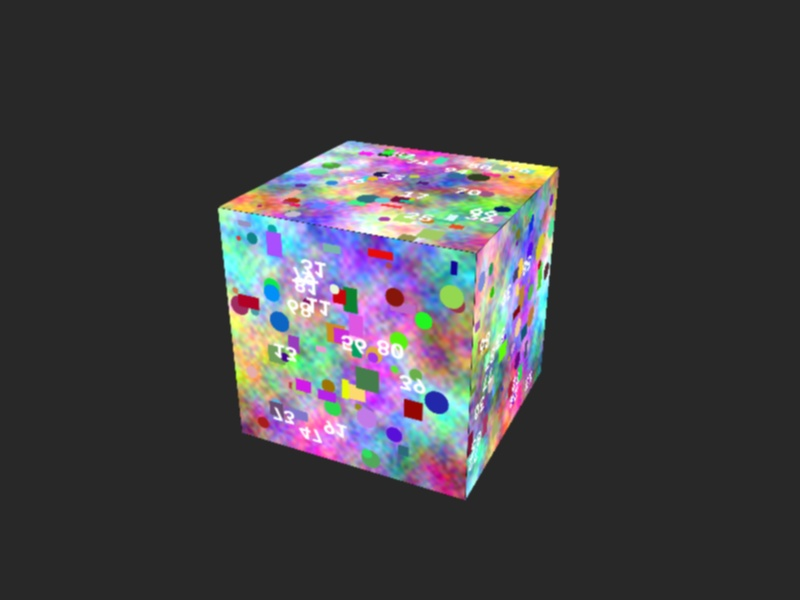
#> input picture SEGMENTATION/images/view1.jpg, 800 x 600 px; its folder holds 4 pictures in this run
$ python 'Implement Segmentation methods .PY'
#> lines starting #> are read from the running program, lines starting #| are printed output that depends on the picture
import glob
import os
import sys

import cv2
import numpy as np

HERE = os.path.dirname(os.path.abspath(__file__))
IMG_DIR = os.path.join(HERE, "images")
OUT_DIR = os.path.join(HERE, "output")
os.makedirs(OUT_DIR, exist_ok=True)


# ---------------- 1. SYNTHETIC IMAGE GENERATOR ----------------
# [74 lines left out: functions make_texture, look_at, generate_synthetic_images, not called in this run]


# ---------------- 2. LOAD IMAGES ----------------
def load_images():
    paths = []
    if os.path.isdir(IMG_DIR):
        for ext in ("*.jpg", "*.jpeg", "*.png", "*.JPG", "*.JPEG", "*.PNG"):
            paths += glob.glob(os.path.join(IMG_DIR, ext))
    paths = sorted(set(paths))
    if len(paths) < 2:
        generate_synthetic_images()
        paths = sorted(glob.glob(os.path.join(IMG_DIR, "view*.jpg")))
    imgs = [cv2.imread(p) for p in paths]
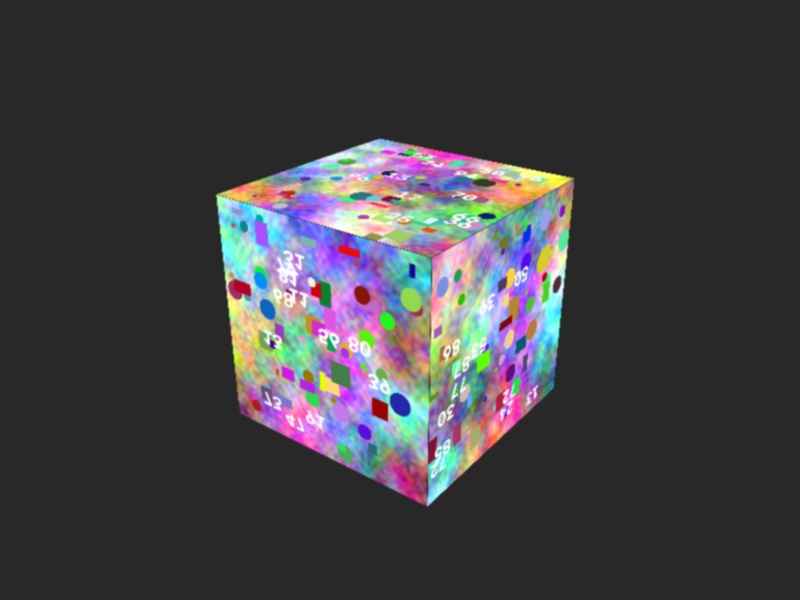
#> input picture SEGMENTATION/images/view2.jpg, 800 x 600 px
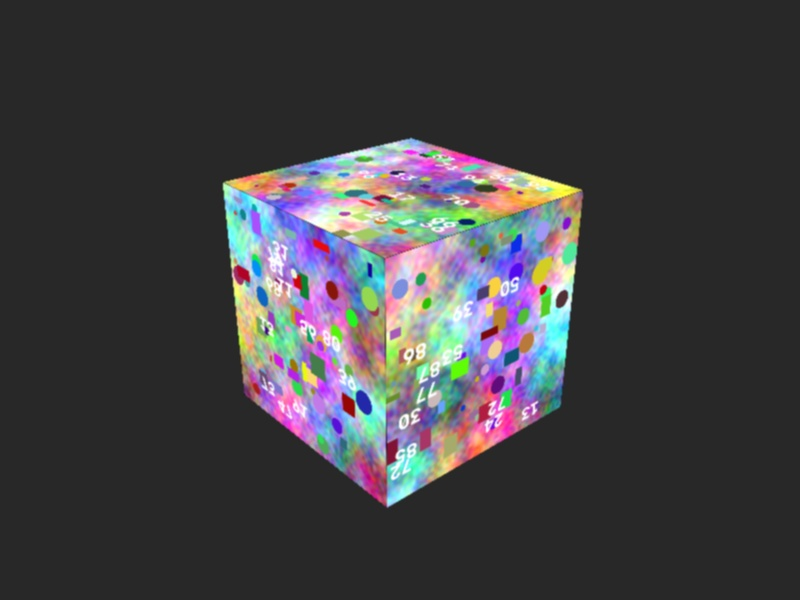
#> input picture SEGMENTATION/images/view3.jpg, 800 x 600 px
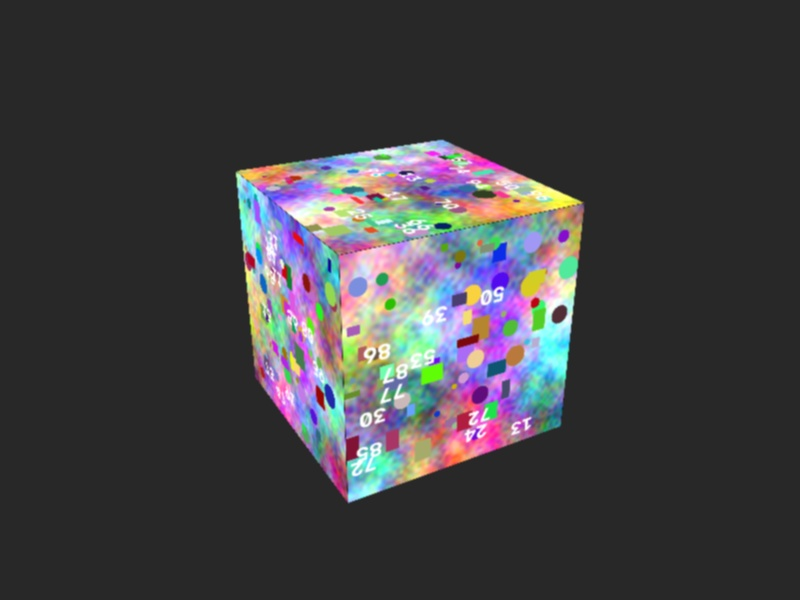
#> input picture SEGMENTATION/images/view4.jpg, 800 x 600 px
    imgs = [im for im in imgs if im is not None]
    if len(imgs) < 2:
        sys.exit("Need at least 2 readable images.")
    out = []
    for im in imgs:
        scale = 1200 / max(im.shape[:2])
        out.append(cv2.resize(im, None, fx=scale, fy=scale) if scale < 1 else im)
    print(f"[info] Using {len(out)} images from: {IMG_DIR}")
    return out


# ---------------- 3. RECONSTRUCTION ----------------
def detect(img):
    gray = cv2.cvtColor(img, cv2.COLOR_BGR2GRAY)
    sift = cv2.SIFT_create(nfeatures=8000, contrastThreshold=0.02)
    return sift.detectAndCompute(gray, None)


def match(d1, d2, ratio=0.75):
    bf = cv2.BFMatcher(cv2.NORM_L2)
    return [m for m, n in bf.knnMatch(d1, d2, k=2) if m.distance < ratio * n.distance]


def reconstruct(images):
    h, w = images[0].shape[:2]
    f = 1.2 * max(h, w)
    if (w, h) == (800, 600):
        f = 800.0
    K = np.array([[f, 0, w / 2], [0, f, h / 2], [0, 0, 1]], float)

    feats = [detect(im) for im in images]

    kp1, d1 = feats[0]
    kp2, d2 = feats[1]
    good = match(d1, d2, ratio=0.8)
    if len(good) < 30:
        sys.exit("Too few matches between image 1 and 2. Use photos with more overlap/texture.")
    p1 = np.float32([kp1[m.queryIdx].pt for m in good])
    p2 = np.float32([kp2[m.trainIdx].pt for m in good])

    E, inl = cv2.findEssentialMat(p1, p2, K, cv2.RANSAC, 0.999, 1.0)
    _, R, t, inl2 = cv2.recoverPose(E, p1, p2, K, mask=inl)
    keep = inl2.ravel() > 0
    p1, p2 = p1[keep], p2[keep]
    good = [g for g, k in zip(good, keep) if k]

    cv2.imwrite(os.path.join(OUT_DIR, "matches.png"),
                cv2.drawMatches(images[0], kp1, images[1], kp2, good[:80], None,
                                flags=cv2.DrawMatchesFlags_NOT_DRAW_SINGLE_POINTS))

    P1 = K @ np.hstack([np.eye(3), np.zeros((3, 1))])
    P2 = K @ np.hstack([R, t])
    X = cv2.triangulatePoints(P1, P2, p1.T, p2.T)
    X = (X[:3] / X[3]).T

    def reproj_err(P, X, p):
        xh = (P @ np.hstack([X, np.ones((len(X), 1))]).T).T
        return np.linalg.norm(xh[:, :2] / xh[:, 2:3] - p, axis=1)

    z1 = X[:, 2]
    z2 = (R @ X.T + t).T[:, 2]
    ok = (z1 > 0) & (z2 > 0) & (reproj_err(P1, X, p1) < 2) & (reproj_err(P2, X, p2) < 2)
    pts = X[ok]
    cols = np.array([images[0][int(round(y)), int(round(x))][::-1] for x, y in p1[ok]])

    kp_to_3d = {}
    for j, gi in enumerate(np.where(ok)[0]):
        kp_to_3d[good[gi].trainIdx] = j
    cams = [(np.eye(3), np.zeros((3, 1))), (R, t)]
    print(f"[info] Views 1+2: {len(pts)} 3D points")

    prev = 1
    for vi in range(2, len(images)):
        kp_p, d_p = feats[prev]
        kp, d = feats[vi]
        mm = match(d_p, d)

        obj, img_pts = [], []
        for m in mm:
            if m.queryIdx in kp_to_3d:
                obj.append(pts[kp_to_3d[m.queryIdx]])
                img_pts.append(kp[m.trainIdx].pt)
        if len(obj) < 10:
            print(f"[warn] View {vi + 1}: only {len(obj)} 2D-3D matches, skipped")
            continue
        okp, rvec, tvec, inl = cv2.solvePnPRansac(
            np.float32(obj), np.float32(img_pts), K, None,
            reprojectionError=3.0, iterationsCount=300)
        if not okp or inl is None or len(inl) < 8:
            print(f"[warn] View {vi + 1}: pose estimation failed, skipped")
            continue
        Rn, _ = cv2.Rodrigues(rvec)
        Pp = K @ np.hstack(cams[-1])
        Pn = K @ np.hstack([Rn, tvec])
        cams.append((Rn, tvec))
        print(f"[info] View {vi + 1}: registered with {len(inl)} inliers")

        q = np.float32([kp_p[m.queryIdx].pt for m in mm])
        r = np.float32([kp[m.trainIdx].pt for m in mm])
        Xn = cv2.triangulatePoints(Pp, Pn, q.T, r.T)
        Xn = (Xn[:3] / Xn[3]).T
        zp = (cams[-2][0] @ Xn.T + cams[-2][1]).T[:, 2]
        zn = (Rn @ Xn.T + tvec).T[:, 2]
        good_n = (zp > 0) & (zn > 0) & (reproj_err(Pp, Xn, q) < 2) & (reproj_err(Pn, Xn, r) < 2)

        new_map = {}
        base = len(pts)
        add_pts, add_cols = [], []
        for k in np.where(good_n)[0]:
            old = kp_to_3d.get(mm[k].queryIdx)
            if old is not None:
                new_map[mm[k].trainIdx] = old
            else:
                new_map[mm[k].trainIdx] = base + len(add_pts)
                add_pts.append(Xn[k])
                x, y = r[k]
                add_cols.append(images[vi][int(round(y)), int(round(x))][::-1])
        if add_pts:
            pts = np.vstack([pts, np.array(add_pts)])
            cols = np.vstack([cols, np.array(add_cols)])
        kp_to_3d = new_map
        prev = vi
        print(f"        total points so far: {len(pts)}")

    centre = np.median(pts, axis=0)
    dist = np.linalg.norm(pts - centre, axis=1)
    inliers = dist < np.percentile(dist, 97)
    return pts[inliers], cols[inliers], cams


# ---------------- 4. SAVE + VIEW ----------------
def save_ply(path, pts, cols):
    with open(path, "w") as f:
        f.write("ply\nformat ascii 1.0\n")
        f.write(f"element vertex {len(pts)}\n")
        f.write("property float x\nproperty float y\nproperty float z\n")
        f.write("property uchar red\nproperty uchar green\nproperty uchar blue\n")
        f.write("end_header\n")
        for p, c in zip(pts, cols):
            f.write(f"{p[0]:.5f} {p[1]:.5f} {p[2]:.5f} {int(c[0])} {int(c[1])} {int(c[2])}\n")


def show(pts, cols, cams):
    import matplotlib
    import matplotlib.pyplot as plt
    fig = plt.figure(figsize=(8, 7))
    ax = fig.add_subplot(111, projection="3d")
    ax.scatter(pts[:, 0], pts[:, 2], -pts[:, 1], c=cols / 255.0, s=3)
    ax.set_xlabel("X"); ax.set_ylabel("Z"); ax.set_zlabel("-Y")
    ax.set_title(f"Reconstructed 3D point cloud ({len(pts)} points, {len(cams)} cameras)")
    mid = np.median(pts, axis=0)
    span = np.percentile(np.abs(pts - mid), 98) * 1.2
    ax.set_xlim(mid[0] - span, mid[0] + span)
    ax.set_ylim(mid[2] - span, mid[2] + span)
    ax.set_zlim(-mid[1] - span, -mid[1] + span)
    fig.savefig(os.path.join(OUT_DIR, "preview.png"), dpi=120)
    if matplotlib.get_backend().lower() != "agg":
        plt.show()


def main():
    images = load_images()
#> in load_images, `imgs = [cv2.imread(p) for p in paths]`: imgs = 4 items
#> the loop in load_images, `for im in imgs:` made 4 passes
#| [info] Using 4 images from: SEGMENTATION/images
#> images = 4 items
    pts, cols, cams = reconstruct(images)
#> in detect, img is the input picture: shape (600, 800, 3); mean B, G, R 66.5, 62.7, 64.1
#> in detect, img is the input picture: shape (600, 800, 3); mean B, G, R 67.1, 63.6, 64.9
#> in detect, img is the input picture: shape (600, 800, 3); mean B, G, R 67.1, 63.8, 65.1
#> in detect, img is the input picture: shape (600, 800, 3); mean B, G, R 66.3, 63.4, 64.6
#> in reconstruct, `kp1, d1 = feats[0]`:
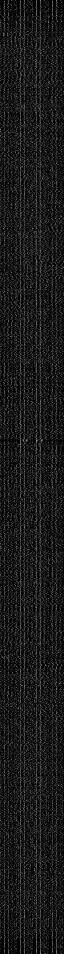
#> d1: shape (1907, 128) float32 (shown at 1/2 size); min 0, max 214, mean 25.9
#> in reconstruct, `kp1, d1 = feats[0]`: kp1 = 1907 keypoints; strongest (x, y, size): (285, 357, 5), (437, 403, 13.4), (334, 289, 6), (499, 209, 5.2)
#> in reconstruct, `kp2, d2 = feats[1]`: kp2 = 2012 keypoints; strongest (x, y, size): (401, 405, 12.2), (555, 289, 4.2), (562, 286, 3.2), (394, 294, 217.8)
#> in reconstruct, `good = match(d1, d2, ratio=0.8)`: good = 867 matches
#> in reconstruct, `p1 = np.float32([kp1[m.queryIdx].pt for m in good])`: p1 = 867 pairs, first value 205.6 to 562.7, second value 111.8 to 493.9
#> in reconstruct, `p2 = np.float32([kp2[m.trainIdx].pt for m in good])`: p2 = 867 pairs, first value 205.4 to 571.5, second value 113.5 to 506.5
#> in reconstruct, `E, inl = cv2.findEssentialMat(p1, p2, K, cv2.RANSAC, 0.999, 1.0)`: E = [[-0.0029, -0.0563, -0.0156], [-0.0555, 0.00295, 0.705], [-0.0516, -0.703, 0.00013]]; inl = 867 values, max 1 at index 1, min 0 at index 0, mean 0.93
#> in reconstruct, `_, R, t, inl2 = cv2.recoverPose(E, p1, p2, K, mask=inl)`: R = [[0.983, -0.0944, 0.158], [0.0951, 0.995, 0.00332], [-0.157, 0.0117, 0.987]]; t = [-0.997, -0.0221, 0.0798]; inl2 has the same summary as inl
#> in reconstruct, `p1, p2 = p1[keep], p2[keep]`: p1 = 806 pairs, first value 223.9 to 556.5, second value 111.8 to 493.9; p2 = 806 pairs, first value 221.1 to 571.5, second value 113.5 to 499
#> in reconstruct, `good = [g for g, k in zip(good, keep) if k]`: good = 806 matches
#> in reconstruct, `cv2.imwrite(os.path.join(OUT_DIR, "matches.png"), cv2.drawMatches(imag..`:
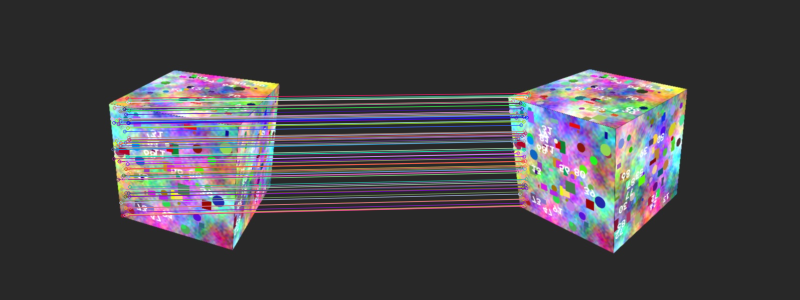
#> saved as matches.png: shape (600, 1600, 3) (shown at 1/2 size); mean B, G, R 71, 66, 68.5
#> in reconstruct, `P2 = K @ np.hstack([R, t])`: P2 = [[723.4, -70.83, 521.3, -765.3], [28.84, 799.9, 298.9, 6.25], [-0.157, 0.0117, 0.987, 0.0798]]
#> in reconstruct, `X = (X[:3] / X[3]).T`: X = 806 rows, first 8: [-1.22, -0.436, 5.52], [-1.26, -0.0127, 5.79], [-1.27, 0.131, 5.88], [-1.2, -0.381, 5.56], [-1.18, -0.659, 5.52], [-1.16, -0.577, 5.44], [-1.23, -0.0934, 5.75], [-1.23, -0.0348, 5.78]
#> in reconstruct, `z1 = X[:, 2]`: z1 = 806 values, max 7.15 at index 802, min 4.65 at index 707, mean 5.51
#> in reconstruct, `z2 = (R @ X.T + t).T[:, 2]`: z2 = 806 values, max 7.1 at index 451, min 4.62 at index 707, mean 5.56
#> in reproj_err, `xh = (P @ np.hstack([X, np.ones((len(X), 1))]).T).T`: xh = 806 rows, first 8: [1236.5, 1308.4, 5.52], [1308.8, 1728.3, 5.79], [1335.1, 1868.6, 5.88], [1264.4, 1361.6, 5.56], [1263.2, 1129.1, 5.52], [1244.1, 1170.4, 5.44], [1316.7, 1649.1, 5.75], [1330.2, 1706, 5.78]
#> in reproj_err (call 2), `xh = (P @ np.hstack([X, np.ones((len(X), 1))]).T).T`: xh = 806 rows, first 8: [1264.9, 1273.6, 5.72], [1343.6, 1691.7, 6], [1370.7, 1831.7, 6.09], [1291.3, 1327.2, 5.75], [1304.6, 1095.2, 5.71], [1268.4, 1137.1, 5.63], [1348.7, 1613.6, 5.95], [1362.1, 1670.5, 5.98]
#> in reconstruct, `pts = X[ok]`: pts has the same summary as X
#> in reconstruct, `cols = np.array([images[0][int(round(y)), int(round(x))][::-1] for x, ..`: cols = 806 rows, first 8: [148, 235, 244], [40, 35, 29], [40, 41, 35], [151, 255, 191], [232, 207, 114], [166, 240, 225], [182, 245, 190], [231, 243, 161]
#> after the loop in reconstruct, `for j, gi in enumerate(np.where(ok)[0]):`: kp_to_3d = 801 items
#> in reconstruct, `cams = [(np.eye(3), np.zeros((3, 1))), (R, t)]`: cams = [([[1, 0, 0], [0, 1, 0], [0, 0, 1]], [0, 0, 0]), ([[0.983, -0.0944, 0.158], [0.0951, 0.995, 0.00332], [-0.157, 0.0117, 0.987]], [-0.997, -0.0221, 0.0798])]
#| [info] Views 1+2: 806 3D points
#> the loop in reconstruct, `for vi in range(2, len(images)):` made 2 passes
#> (vi, mm, okp, rvec, tvec, base, prev) on passes 1 to 2: (2, 823 matches, True, [0.00155, 0.322, 0.191], [-1.98, -0.18, 0.358], 806, 2), (3, 720 matches, True, [-0.00246, 0.479, 0.282], [-2.87, -0.425, 0.76], 1248, 3)
#| [info] View 3: registered with 362 inliers
#|         total points so far: 1248
#| [info] View 4: registered with 238 inliers
#|         total points so far: 1687
#> pass 1, in reconstruct, `kp, d = feats[vi]`:
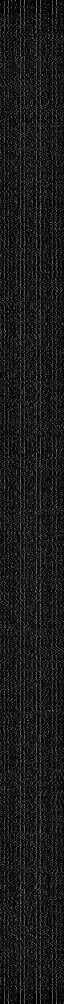
#> d: shape (2008, 128) float32 (shown at 1/2 size); min 0, max 244, mean 25.8
#> after the loop in reconstruct, `for vi in range(2, len(images)):`: cams = 4 items; cols = 1687 rows, first 8: [148, 235, 244], [40, 35, 29], [40, 41, 35], [151, 255, 191], [232, 207, 114], [166, 240, 225], [182, 245, 190], [231, 243, 161]; pts = 1687 rows, first 8: [-1.22, -0.436, 5.52], [-1.26, -0.0127, 5.79], [-1.27, 0.131, 5.88], [-1.2, -0.381, 5.56], [-1.18, -0.659, 5.52], [-1.16, -0.577, 5.44], [-1.23, -0.0934, 5.75], [-1.23, -0.0348, 5.78]
#> in reconstruct, `centre = np.median(pts, axis=0)`: centre = [0.211, 0.169, 5.53]
#> in reconstruct, `dist = np.linalg.norm(pts - centre, axis=1)`: dist = 1687 values, max 2.22 at index 380, min 0.412 at index 1288, mean 0.978
#> pts = 1636 rows, first 8: [-1.22, -0.436, 5.52], [-1.26, -0.0127, 5.79], [-1.27, 0.131, 5.88], [-1.2, -0.381, 5.56], [-1.18, -0.659, 5.52], [-1.16, -0.577, 5.44], [-1.23, -0.0934, 5.75], [-1.23, -0.0348, 5.78]; cols = 1636 rows, first 8: [148, 235, 244], [40, 35, 29], [40, 41, 35], [151, 255, 191], [232, 207, 114], [166, 240, 225], [182, 245, 190], [231, 243, 161]; cams = 4 items
    print(f"[done] Final point cloud: {len(pts)} points, {len(cams)} cameras registered")
#| [done] Final point cloud: 1636 points, 4 cameras registered
    ply = os.path.join(OUT_DIR, "model.ply")
    save_ply(ply, pts, cols)
#> the loop in save_ply, `for p, c in zip(pts, cols):` made 1636 passes
#> (p, c) on passes 1 to 3: ([-1.22, -0.436, 5.52], [148, 235, 244]), ([-1.26, -0.0127, 5.79], [40, 35, 29]), ([-1.27, 0.131, 5.88], [40, 41, 35])
    print(f"[saved] {ply}")
    print(f"[saved] {os.path.join(OUT_DIR, 'matches.png')}")
    show(pts, cols, cams)
#> in show, `mid = np.median(pts, axis=0)`: mid = [0.207, 0.169, 5.52]
#> in show, `span = np.percentile(np.abs(pts - mid), 98) * 1.2`: span = 1.5
#> in show, `fig.savefig(os.path.join(OUT_DIR, "preview.png"), dpi=120)`:
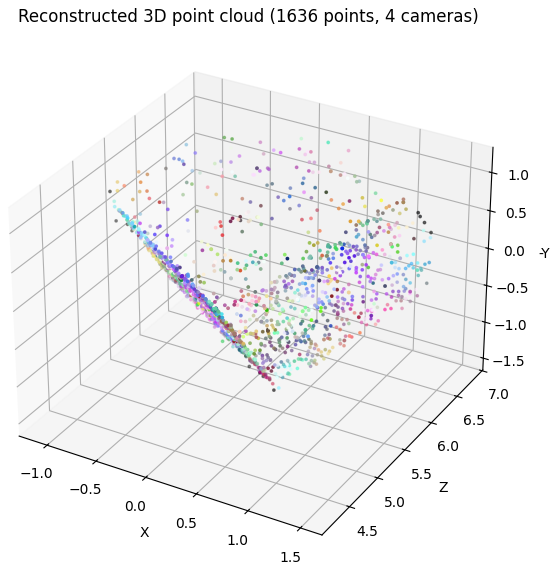
#> figure drawn by matplotlib, 1 panel
    print(f"[saved] {os.path.join(OUT_DIR, 'preview.png')}")


if __name__ == "__main__":
    main()
